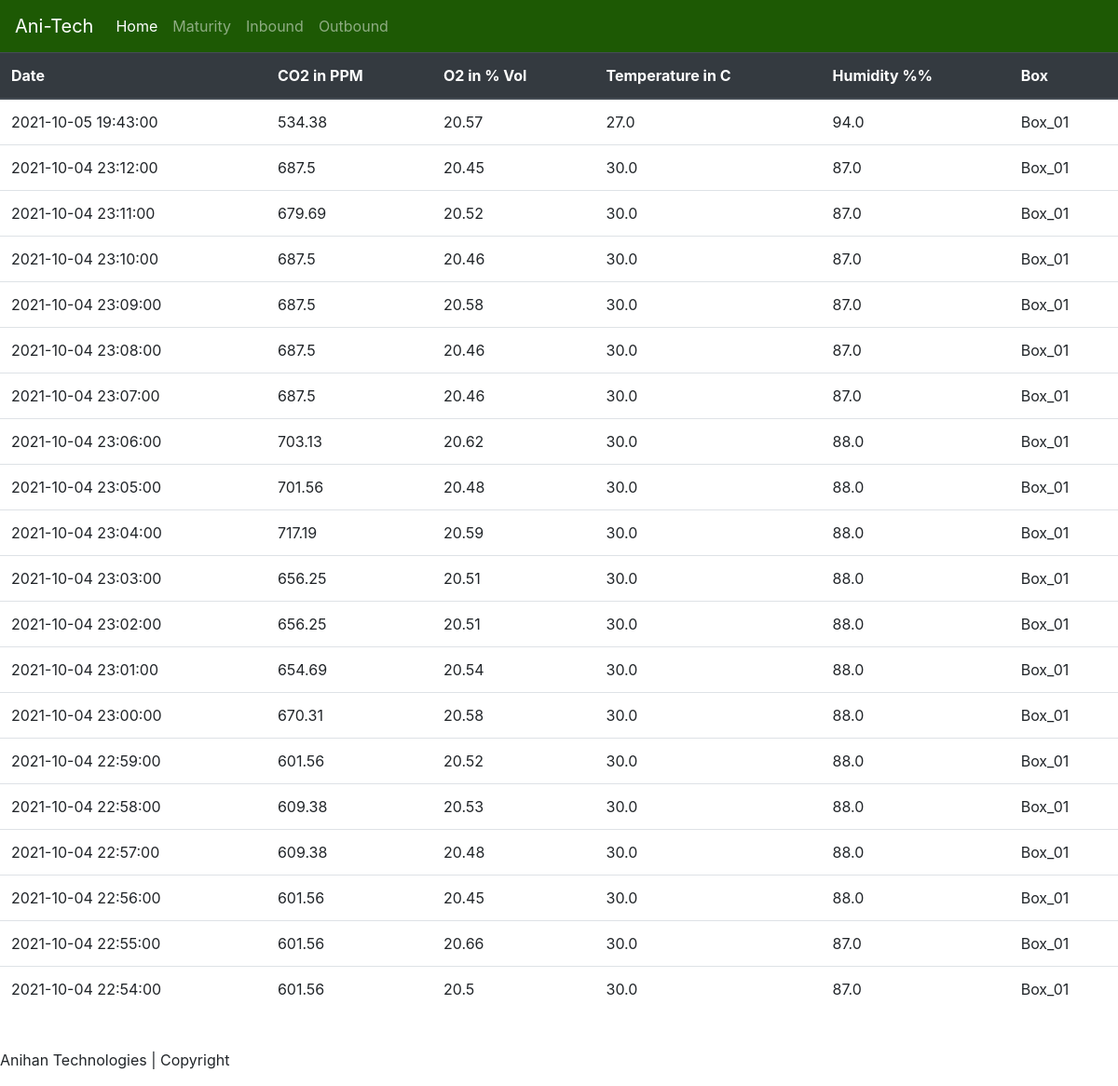
/maturity, run on the app's committed database.
### app.py (models this page shows)
class Rq_table(db.Model):
    id = db.Column(db.Integer, primary_key=True) # primary key RQ 1
    date = db.Column(db.DateTime)                # Input Date 2
    co2x = db.Column(db.Float)                   # CO2 Value 3
    o2xx = db.Column(db.Float)                   # O2 Value 4
    temp = db.Column(db.Float)                   # Environmental Temperature 5
    humi = db.Column(db.Float)                   # Environmental Humidity 6
    boxx = db.Column(db.String(20))              # Sensor Number 7

### app.py (the view)
@app.route('/maturity', methods=['GET', 'POST'])
def maturity():
    data = Rq_table.query.order_by(Rq_table.id.desc()).limit(20)
    return render_template('maturity.html', data=data)

### templates/maturity.html (shortened to what this page needs)
{% extends "base.html" %}
{% import "bootstrap/wtf.html" as wtf %}
{% block content %}
<table class="table">
         <thead class="thead-dark">
            <tr>
                <th>Date</th>
               <th>CO2 in PPM</th>
               <th>O2 in % Vol</th>
                <th>Temperature in C</th>
                <th>Humidity %%</th>
                <th>Box</th>
            </tr>
         </thead>
         <tbody>
            {% for item in data %}
               <tr>
                  <td>{{ item.date }}</td>
                  <td>{{ item.co2x }}</td>
                  <td>{{ item.o2xx }}</td>
                  <td>{{ item.temp }}</td>
                  <td>{{ item.humi }}</td>
                  <td>{{ item.boxx }}</td>
               </tr>
            {% endfor %}
         </tbody>
      </table>
{% endblock %}

### templates/base.html (shortened to what this page needs)
<!doctype html>
<html>
	<head>
		<link rel="stylesheet" href="https://stackpath.bootstrapcdn.com/bootstrap/4.3.1/css/bootstrap.min.css">
		<link rel="stylesheet" type="text/css" href="static/style.css">
	</head>
	<body>
		<nav class="navbar navbar-expand-lg navbar-dark" style="background-color: #1D5904;">
			<a class="navbar-brand" href="/"> Ani-Tech </a>
			<div class="collapse navbar-collapse" id="navbarNavAltMarkup">
				<div class="navbar-nav">
					<a class="nav-item nav-link active" href="/"> Home <span class="sr-only">(current)</span></a>
					<a class="nav-item nav-link" href="maturity"> Maturity </a>
					<a class="nav-item nav-link" href="inbound"> Inbound </a>
					<a class="nav-item nav-link" href="outbound"> Outbound </a>
				</div>
			</div>
		</nav>
		<footer class="page-footer font-small blue">
		{% block content %}
		{% endblock %}
		<br>
		<p> Anihan Technologies | Copyright </p>
		</footer>
	</body>
</html>

### data on the page
Rq_table: date "2021-10-05 19:43:00", co2x "534.38", o2xx "20.57", temp "27.0", humi "94.0", boxx "Box_01"
Rq_table: date "2021-10-04 23:12:00", co2x "687.5", o2xx "20.45", temp "30.0", humi "87.0", boxx "Box_01"
Rq_table: date "2021-10-04 23:11:00", co2x "679.69", o2xx "20.52", temp "30.0", humi "87.0", boxx "Box_01"
Rq_table: date "2021-10-04 23:10:00", co2x "687.5", o2xx "20.46", temp "30.0", humi "87.0", boxx "Box_01"
Rq_table: date "2021-10-04 23:09:00", co2x "687.5", o2xx "20.58", temp "30.0", humi "87.0", boxx "Box_01"
Rq_table: date "2021-10-04 23:08:00", co2x "687.5", o2xx "20.46", temp "30.0", humi "87.0", boxx "Box_01"
Rq_table: date "2021-10-04 23:07:00", co2x "687.5", o2xx "20.46", temp "30.0", humi "87.0", boxx "Box_01"
Rq_table: date "2021-10-04 23:06:00", co2x "703.13", o2xx "20.62", temp "30.0", humi "88.0", boxx "Box_01"
Rq_table: date "2021-10-04 23:05:00", co2x "701.56", o2xx "20.48", temp "30.0", humi "88.0", boxx "Box_01"
Rq_table: date "2021-10-04 23:04:00", co2x "717.19", o2xx "20.59", temp "30.0", humi "88.0", boxx "Box_01"
Rq_table: date "2021-10-04 23:03:00", co2x "656.25", o2xx "20.51", temp "30.0", humi "88.0", boxx "Box_01"
Rq_table: date "2021-10-04 23:02:00", co2x "656.25", o2xx "20.51", temp "30.0", humi "88.0", boxx "Box_01"
Rq_table: date "2021-10-04 23:01:00", co2x "654.69", o2xx "20.54", temp "30.0", humi "88.0", boxx "Box_01"
Rq_table: date "2021-10-04 23:00:00", co2x "670.31", o2xx "20.58", temp "30.0", humi "88.0", boxx "Box_01"
Rq_table: date "2021-10-04 22:59:00", co2x "601.56", o2xx "20.52", temp "30.0", humi "88.0", boxx "Box_01"
Rq_table: date "2021-10-04 22:58:00", co2x "609.38", o2xx "20.53", temp "30.0", humi "88.0", boxx "Box_01"
Rq_table: date "2021-10-04 22:57:00", co2x "609.38", o2xx "20.48", temp "30.0", humi "88.0", boxx "Box_01"
Rq_table: date "2021-10-04 22:56:00", co2x "601.56", o2xx "20.45", temp "30.0", humi "88.0", boxx "Box_01"
Rq_table: date "2021-10-04 22:55:00", co2x "601.56", o2xx "20.66", temp "30.0", humi "87.0", boxx "Box_01"
Rq_table: date "2021-10-04 22:54:00", co2x "601.56", o2xx "20.5", temp "30.0", humi "87.0", boxx "Box_01"
